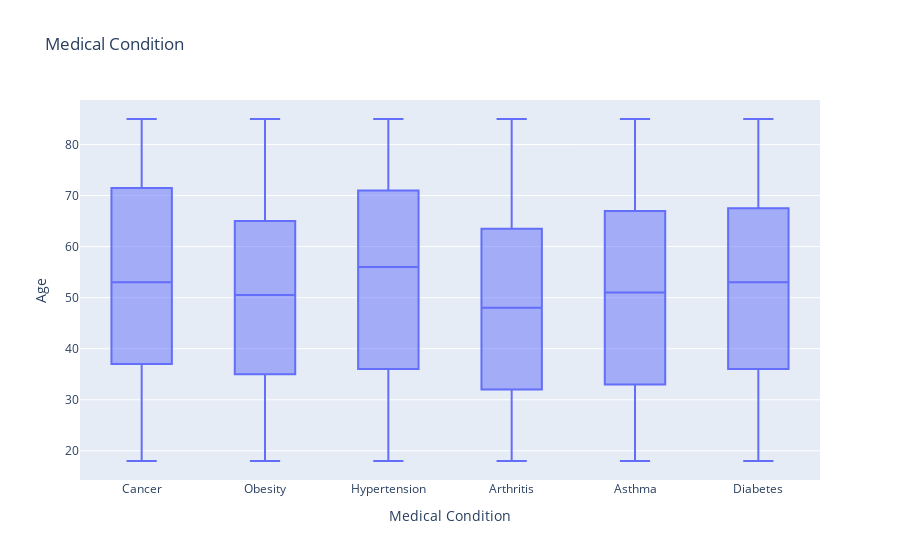

Notebook code cell kept with this figure:
### Markdown cell above
# En la grafica inferior 
* podemos observar la variación de la edad según la condición médica y al mismo tiempo tomando en cuenta solo las consultas por emergencia  donde encontramos que :
     * la hipertensión y el cancer en edad avanzanda es la que más consultas por emergencia con una diferencia de solo 0.5
     * Preocupante que la artitis tiene una edad mínima de 32 años y la edad média mínima de 48 excluyendo los datos máximos
     * Dentro de la facturación la obesidad es la que más factura

### Code cell
px.box(Analisis3, x='Medical Condition',y='Age',title= 'Medical Condition')

### Figure 1 — Plotly figure (JSON) as saved in the notebook; plotly's stock layout.template omitted (floating-point values rounded to 4 significant figures; data arrays with more than 128 entries replaced by an {"elided": "..."} marker saying what was removed)
{"data": [{"alignmentgroup": "True", "hovertemplate": "Medical Condition=%{x}<br>Age=%{y}<extra></extra>", "legendgroup": "", "marker": {"color": "#636efa"}, "name": "", "notched": false, "offsetgroup": "", "orientation": "v", "showlegend": false, "type": "box", "x": {"elided": "1157 str values"}, "x0": " ", "xaxis": "x", "y": {"elided": "1157 int values"}, "y0": " ", "yaxis": "y"}], "layout": {"boxmode": "group", "legend": {"tracegroupgap": 0}, "title": {"text": "Medical Condition"}, "xaxis": {"anchor": "y", "domain": [0, 1], "title": {"text": "Medical Condition"}}, "yaxis": {"anchor": "x", "domain": [0, 1], "title": {"text": "Age"}}}}
